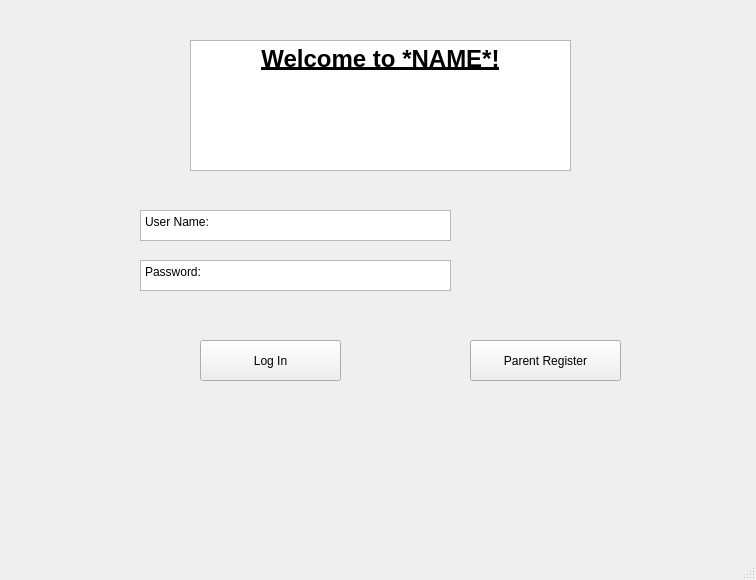
<?xml version="1.0" encoding="UTF-8"?>
<ui version="4.0">
 <class>MainWindow</class>
 <widget class="QMainWindow" name="MainWindow">
  <property name="geometry">
   <rect>
    <x>0</x>
    <y>0</y>
    <width>756</width>
    <height>580</height>
   </rect>
  </property>
  <property name="windowTitle">
   <string>MainWindow</string>
  </property>
  <widget class="QWidget" name="centralwidget">
   <widget class="QPlainTextEdit" name="plainTextEdit">
    <property name="geometry">
     <rect>
      <x>140</x>
      <y>210</y>
      <width>311</width>
      <height>31</height>
     </rect>
    </property>
    <property name="plainText">
     <string>User Name: </string>
    </property>
   </widget>
   <widget class="QPlainTextEdit" name="plainTextEdit_2">
    <property name="geometry">
     <rect>
      <x>140</x>
      <y>260</y>
      <width>311</width>
      <height>31</height>
     </rect>
    </property>
    <property name="plainText">
     <string>Password:</string>
    </property>
   </widget>
   <widget class="QTextBrowser" name="textBrowser">
    <property name="geometry">
     <rect>
      <x>190</x>
      <y>40</y>
      <width>381</width>
      <height>131</height>
     </rect>
    </property>
    <property name="html">
     <string>&lt;!DOCTYPE HTML PUBLIC &quot;-//W3C//DTD HTML 4.0//EN&quot; &quot;http://www.w3.org/TR/REC-html40/strict.dtd&quot;&gt;
&lt;html&gt;&lt;head&gt;&lt;meta name=&quot;qrichtext&quot; content=&quot;1&quot; /&gt;&lt;style type=&quot;text/css&quot;&gt;
p, li { white-space: pre-wrap; }
&lt;/style&gt;&lt;/head&gt;&lt;body style=&quot; font-family:'MS Shell Dlg 2'; font-size:8.25pt; font-weight:400; font-style:normal;&quot;&gt;
&lt;p align=&quot;center&quot; style=&quot; margin-top:0px; margin-bottom:0px; margin-left:0px; margin-right:0px; -qt-block-indent:0; text-indent:0px;&quot;&gt;&lt;span style=&quot; font-size:18pt; font-weight:600; text-decoration: underline;&quot;&gt;Welcome to *NAME*!&lt;/span&gt;&lt;/p&gt;
&lt;p align=&quot;center&quot; style=&quot;-qt-paragraph-type:empty; margin-top:0px; margin-bottom:0px; margin-left:0px; margin-right:0px; -qt-block-indent:0; text-indent:0px; font-size:18pt; font-weight:600; text-decoration: underline;&quot;&gt;&lt;br /&gt;&lt;/p&gt;
&lt;p align=&quot;center&quot; style=&quot;-qt-paragraph-type:empty; margin-top:0px; margin-bottom:0px; margin-left:0px; margin-right:0px; -qt-block-indent:0; text-indent:0px; font-size:18pt; font-weight:600; text-decoration: underline;&quot;&gt;&lt;br /&gt;&lt;/p&gt;
&lt;p align=&quot;center&quot; style=&quot;-qt-paragraph-type:empty; margin-top:0px; margin-bottom:0px; margin-left:0px; margin-right:0px; -qt-block-indent:0; text-indent:0px; font-size:18pt; font-weight:600; text-decoration: underline;&quot;&gt;&lt;br /&gt;&lt;/p&gt;&lt;/body&gt;&lt;/html&gt;</string>
    </property>
   </widget>
   <widget class="QPushButton" name="pushButton">
    <property name="geometry">
     <rect>
      <x>200</x>
      <y>340</y>
      <width>141</width>
      <height>41</height>
     </rect>
    </property>
    <property name="text">
     <string>Log In</string>
    </property>
   </widget>
   <widget class="QPushButton" name="pushButton_2">
    <property name="geometry">
     <rect>
      <x>470</x>
      <y>340</y>
      <width>151</width>
      <height>41</height>
     </rect>
    </property>
    <property name="text">
     <string>Parent Register</string>
    </property>
   </widget>
  </widget>
  <widget class="QMenuBar" name="menubar">
   <property name="geometry">
    <rect>
     <x>0</x>
     <y>0</y>
     <width>756</width>
     <height>21</height>
    </rect>
   </property>
  </widget>
  <widget class="QStatusBar" name="statusbar"/>
 </widget>
 <resources/>
 <connections/>
</ui>
